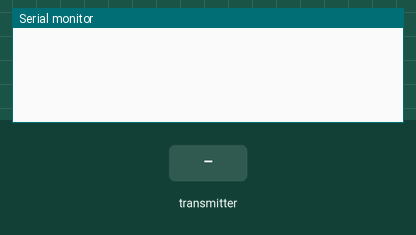
Recording of a sketch running on a simulated Arduino Uno, built with avr-gcc and run on an emulated ATmega328P. On the bench: the last lines printed to the serial monitor. Inputs (shaded band) come from the test bench. No radio packets arrive unless stated.

Above: at 1.3 s.
1.4 s: the transmitter starts sending msg.0 = 0
At 2.2 s:
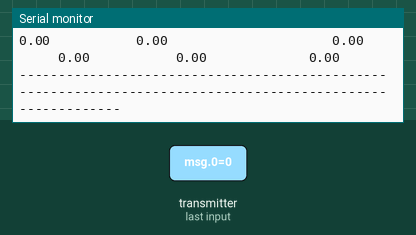
3.1 s: the transmitter starts sending msg.1 = 25
6.1 s: the transmitter starts sending msg.2 = 25
At 6.94 s:
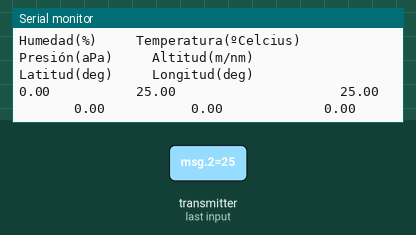
9.1 s: the transmitter starts sending msg.3 = 25
At 9.98 s:
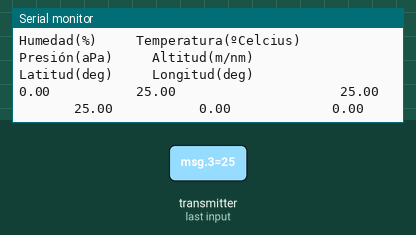
12.1 s: the transmitter starts sending msg.4 = 25
At 12.26 s:
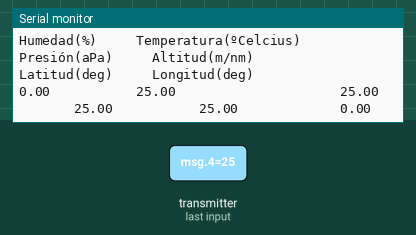

Measured:
- after the input at 1.4 s, the serial monitor: prints a new line after 0.12 s (image 1)
- after the input at 6.1 s, the serial monitor: prints a new line after 0.84 s (image 2)
- after the input at 9.1 s, the serial monitor: prints a new line after 0.12 s (image 3)
- after the input at 12.1 s, the serial monitor: prints a new line after 0.16 s (image 4)

The sketch:

receptor.ino
```cpp
#include <nRF24L01.h>
#include <RF24.h>
#include <RF24_config.h>
#include <SPI.h>
#include <Wire.h>

float msg[24];

RF24 radio(9,10);
const uint64_t pipe = 0xE8E8F0F0E1LL;

void setup(void){
  Serial.begin(9600);
  radio.begin();
  radio.openReadingPipe(1,pipe);
  radio.startListening();
}

void loop(void){
  if (radio.available())
  {
    radio.read(msg, 24);
    Serial.println();
    Serial.println("Humedad(%)     Temperatura(ºCelcius)     Presión(aPa)     Altitud(m/nm)     Latitud(deg)     Longitud(deg)");
    Serial.print(msg[0]);
    Serial.print("           ");
    Serial.print(msg[1]);
    Serial.print("                     ");
    Serial.print(msg[2]);
    Serial.print("        ");
    Serial.print(msg[3]);
    Serial.print("           ");
    Serial.print(msg[4]);
    Serial.print("             ");
    Serial.println(msg[5]);
    Serial.println("-----------------------------------------------------------------------------------------------------------");
  }
  else{
    //Serial.println("Falla en la conexión... :(");
  }

  delay(500);
}
```
